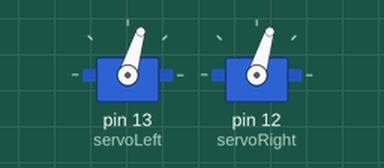
Simulated run of this sketch. Board: Arduino Uno, built with avr-gcc and run on an emulated ATmega328P. On the bench: 2 × servo.

Above: at 0.1 s.
At 3.1 s:
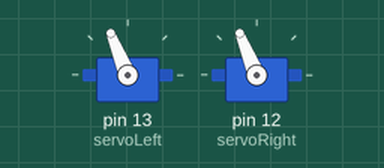
At 6.1 s:
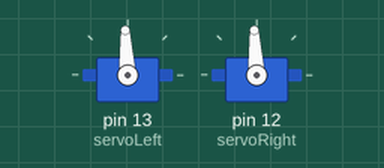
Timing chart, 0 to 7.6 s (numbered marks = the images above):
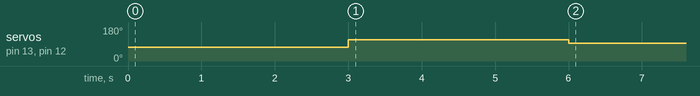

Measured:
- by itself, servo on pin 13 (servoLeft), servo on pin 12 (servoRight): 73° → 112° at 3.0 s, → 93° 3.0 s later

The sketch:

sketch_mar02a.ino
```cpp
#include <Servo.h>
Servo servoRight;
Servo servoLeft;

void setup() {
  // put your setup code here, to run once:
servoLeft.attach(13);
servoRight.attach(12);
servoLeft.writeMicroseconds(1300);
servoRight.writeMicroseconds(1300);
delay(3000);
servoLeft.writeMicroseconds(1700);
servoRight.writeMicroseconds(1700);
delay(3000);
servoLeft.writeMicroseconds(1500);
servoRight.writeMicroseconds(1500);
}

void loop() {
  // put your main code here, to run repeatedly:

}
```
